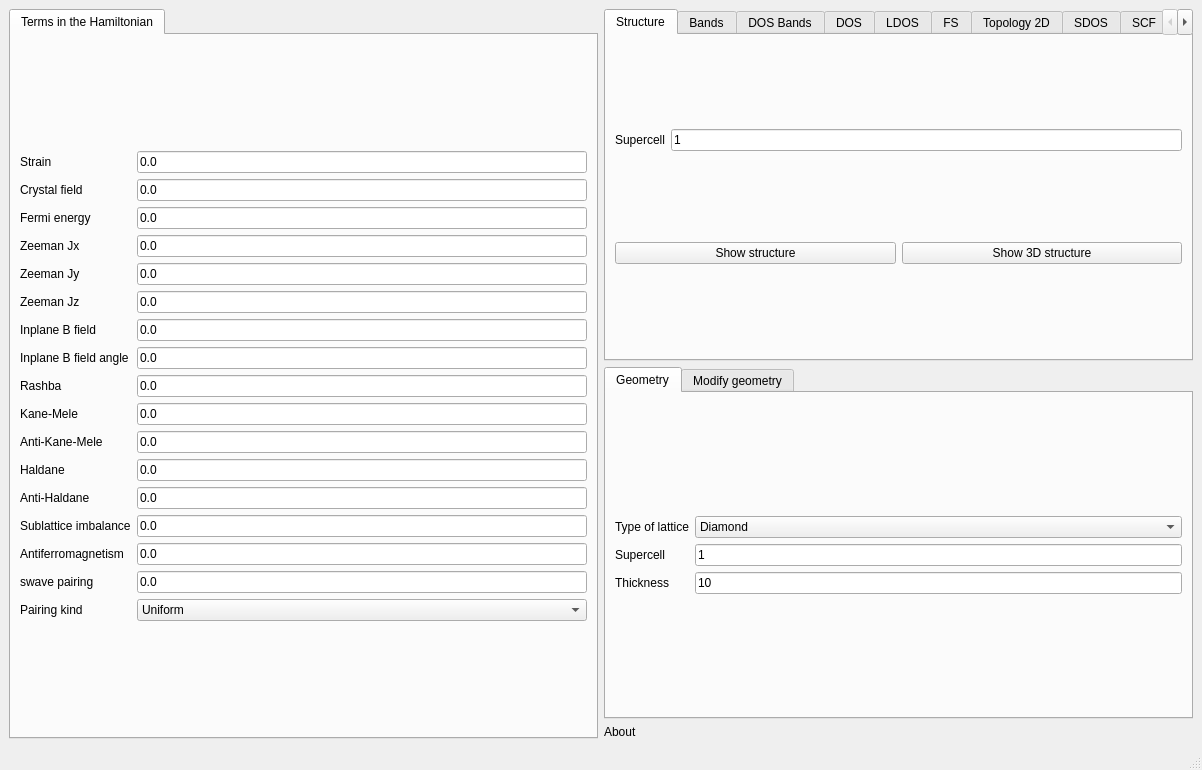
<?xml version="1.0" encoding="UTF-8"?>
<ui version="4.0">
 <class>MainWindow</class>
 <widget class="QMainWindow" name="MainWindow">
  <property name="geometry">
   <rect>
    <x>0</x>
    <y>0</y>
    <width>1202</width>
    <height>770</height>
   </rect>
  </property>
  <property name="windowTitle">
   <string>2D films</string>
  </property>
  <widget class="QWidget" name="centralwidget">
   <layout class="QGridLayout" name="gridLayout_13">
    <item row="1" column="1">
     <widget class="QTabWidget" name="tabWidget">
      <property name="currentIndex">
       <number>0</number>
      </property>
      <property name="documentMode">
       <bool>false</bool>
      </property>
      <property name="tabsClosable">
       <bool>false</bool>
      </property>
      <property name="movable">
       <bool>false</bool>
      </property>
      <widget class="QWidget" name="tab_2">
       <attribute name="title">
        <string>Geometry</string>
       </attribute>
       <layout class="QGridLayout" name="gridLayout_26">
        <item row="0" column="0">
         <layout class="QGridLayout" name="gridLayout_4">
          <item row="1" column="1">
           <widget class="QLineEdit" name="nsuper">
            <property name="text">
             <string>1</string>
            </property>
           </widget>
          </item>
          <item row="1" column="0">
           <widget class="QLabel" name="label_6">
            <property name="text">
             <string>Supercell</string>
            </property>
           </widget>
          </item>
          <item row="0" column="0">
           <widget class="QLabel" name="label_8">
            <property name="text">
             <string>Type of lattice</string>
            </property>
           </widget>
          </item>
          <item row="0" column="1">
           <widget class="QComboBox" name="lattice">
            <item>
             <property name="text">
              <string>Diamond</string>
             </property>
            </item>
            <item>
             <property name="text">
              <string>Cubic</string>
             </property>
            </item>
            <item>
             <property name="text">
              <string>Pyrochlore</string>
             </property>
            </item>
            <item>
             <property name="text">
              <string>Hyperhoneycomb</string>
             </property>
            </item>
           </widget>
          </item>
          <item row="2" column="1">
           <widget class="QLineEdit" name="thickness">
            <property name="text">
             <string>10</string>
            </property>
           </widget>
          </item>
          <item row="2" column="0">
           <widget class="QLabel" name="label_43">
            <property name="text">
             <string>Thickness</string>
            </property>
           </widget>
          </item>
         </layout>
        </item>
       </layout>
      </widget>
      <widget class="QWidget" name="tab_14">
       <attribute name="title">
        <string>Modify geometry</string>
       </attribute>
       <layout class="QVBoxLayout" name="verticalLayout">
        <item>
         <layout class="QGridLayout" name="gridLayout_27">
          <item row="0" column="0">
           <widget class="QCheckBox" name="remove_single_bonded">
            <property name="toolTip">
             <string>Remove atoms that have a single bond in the structure</string>
            </property>
            <property name="text">
             <string>Remove single bonds</string>
            </property>
            <property name="checked">
             <bool>true</bool>
            </property>
           </widget>
          </item>
          <item row="1" column="0">
           <widget class="QCheckBox" name="remove_selected">
            <property name="text">
             <string>Remove selected atoms</string>
            </property>
           </widget>
          </item>
          <item row="2" column="0">
           <widget class="QPushButton" name="select_atoms_removal">
            <property name="text">
             <string>Select atoms to remove</string>
            </property>
           </widget>
          </item>
         </layout>
        </item>
       </layout>
      </widget>
     </widget>
    </item>
    <item row="2" column="1">
     <widget class="QLabel" name="label_46">
      <property name="toolTip">
       <string>This module allows to compute heterostructures consisting of two different films. You have to specify the parameters of the two films</string>
      </property>
      <property name="text">
       <string>About</string>
      </property>
     </widget>
    </item>
    <item row="0" column="0" rowspan="3">
     <widget class="QTabWidget" name="tabWidget_2">
      <property name="currentIndex">
       <number>0</number>
      </property>
      <widget class="QWidget" name="tab_3">
       <attribute name="title">
        <string>Terms in the Hamiltonian</string>
       </attribute>
       <layout class="QGridLayout" name="gridLayout_14">
        <item row="0" column="0">
         <layout class="QGridLayout" name="gridLayout">
          <item row="15" column="0">
           <widget class="QLabel" name="label_26">
            <property name="text">
             <string>swave pairing</string>
            </property>
           </widget>
          </item>
          <item row="9" column="0">
           <widget class="QLabel" name="label_11">
            <property name="text">
             <string>Kane-Mele</string>
            </property>
           </widget>
          </item>
          <item row="11" column="1">
           <widget class="QLineEdit" name="haldane">
            <property name="text">
             <string>0.0</string>
            </property>
           </widget>
          </item>
          <item row="0" column="0">
           <widget class="QLabel" name="label_44">
            <property name="text">
             <string>Strain</string>
            </property>
           </widget>
          </item>
          <item row="3" column="0">
           <widget class="QLabel" name="label_3">
            <property name="text">
             <string>Zeeman Jx</string>
            </property>
           </widget>
          </item>
          <item row="14" column="0">
           <widget class="QLabel" name="label_13">
            <property name="text">
             <string>Antiferromagnetism</string>
            </property>
           </widget>
          </item>
          <item row="8" column="0">
           <widget class="QLabel" name="label_10">
            <property name="text">
             <string>Rashba</string>
            </property>
           </widget>
          </item>
          <item row="15" column="1">
           <widget class="QLineEdit" name="swave">
            <property name="text">
             <string>0.0</string>
            </property>
           </widget>
          </item>
          <item row="14" column="1">
           <widget class="QLineEdit" name="mAF">
            <property name="text">
             <string>0.0</string>
            </property>
           </widget>
          </item>
          <item row="9" column="1">
           <widget class="QLineEdit" name="kanemele">
            <property name="text">
             <string>0.0</string>
            </property>
           </widget>
          </item>
          <item row="5" column="0">
           <widget class="QLabel" name="label_5">
            <property name="text">
             <string>Zeeman Jz</string>
            </property>
           </widget>
          </item>
          <item row="4" column="1">
           <widget class="QLineEdit" name="By">
            <property name="text">
             <string>0.0</string>
            </property>
           </widget>
          </item>
          <item row="0" column="1">
           <widget class="QLineEdit" name="strain">
            <property name="text">
             <string>0.0</string>
            </property>
           </widget>
          </item>
          <item row="13" column="0">
           <widget class="QLabel" name="label_12">
            <property name="text">
             <string>Sublattice imbalance</string>
            </property>
           </widget>
          </item>
          <item row="4" column="0">
           <widget class="QLabel" name="label_4">
            <property name="text">
             <string>Zeeman Jy</string>
            </property>
           </widget>
          </item>
          <item row="2" column="1">
           <widget class="QLineEdit" name="fermi">
            <property name="enabled">
             <bool>true</bool>
            </property>
            <property name="text">
             <string>0.0</string>
            </property>
           </widget>
          </item>
          <item row="2" column="0">
           <widget class="QLabel" name="label">
            <property name="text">
             <string>Fermi energy</string>
            </property>
           </widget>
          </item>
          <item row="10" column="0">
           <widget class="QLabel" name="label_36">
            <property name="text">
             <string>Anti-Kane-Mele</string>
            </property>
           </widget>
          </item>
          <item row="13" column="1">
           <widget class="QLineEdit" name="mAB">
            <property name="text">
             <string>0.0</string>
            </property>
           </widget>
          </item>
          <item row="10" column="1">
           <widget class="QLineEdit" name="antikanemele">
            <property name="text">
             <string>0.0</string>
            </property>
           </widget>
          </item>
          <item row="11" column="0">
           <widget class="QLabel" name="label_24">
            <property name="text">
             <string>Haldane</string>
            </property>
           </widget>
          </item>
          <item row="8" column="1">
           <widget class="QLineEdit" name="rashba">
            <property name="text">
             <string>0.0</string>
            </property>
           </widget>
          </item>
          <item row="3" column="1">
           <widget class="QLineEdit" name="Bx">
            <property name="text">
             <string>0.0</string>
            </property>
           </widget>
          </item>
          <item row="12" column="1">
           <widget class="QLineEdit" name="antihaldane">
            <property name="text">
             <string>0.0</string>
            </property>
           </widget>
          </item>
          <item row="5" column="1">
           <widget class="QLineEdit" name="Bz">
            <property name="text">
             <string>0.0</string>
            </property>
           </widget>
          </item>
          <item row="12" column="0">
           <widget class="QLabel" name="label_25">
            <property name="text">
             <string>Anti-Haldane</string>
            </property>
           </widget>
          </item>
          <item row="16" column="1">
           <widget class="QComboBox" name="pairing_type">
            <item>
             <property name="text">
              <string>Uniform</string>
             </property>
            </item>
            <item>
             <property name="text">
              <string>One sublattice</string>
             </property>
            </item>
            <item>
             <property name="text">
              <string>sigma_z</string>
             </property>
            </item>
            <item>
             <property name="text">
              <string>Haldane</string>
             </property>
            </item>
            <item>
             <property name="text">
              <string>AntiHaldane</string>
             </property>
            </item>
           </widget>
          </item>
          <item row="16" column="0">
           <widget class="QLabel" name="label_53">
            <property name="text">
             <string>Pairing kind</string>
            </property>
           </widget>
          </item>
          <item row="6" column="0">
           <widget class="QLabel" name="label_37">
            <property name="text">
             <string>Inplane B field</string>
            </property>
           </widget>
          </item>
          <item row="6" column="1">
           <widget class="QLineEdit" name="inplaneb">
            <property name="toolTip">
             <string>Inplane magnetic field</string>
            </property>
            <property name="text">
             <string>0.0</string>
            </property>
           </widget>
          </item>
          <item row="7" column="1">
           <widget class="QLineEdit" name="inplaneb_phi">
            <property name="toolTip">
             <string>Angle of the inplane magnetic field</string>
            </property>
            <property name="text">
             <string>0.0</string>
            </property>
           </widget>
          </item>
          <item row="7" column="0">
           <widget class="QLabel" name="label_38">
            <property name="text">
             <string>Inplane B field angle</string>
            </property>
           </widget>
          </item>
          <item row="1" column="0">
           <widget class="QLabel" name="label_16">
            <property name="text">
             <string>Crystal field</string>
            </property>
           </widget>
          </item>
          <item row="1" column="1">
           <widget class="QLineEdit" name="crystalfield">
            <property name="text">
             <string>0.0</string>
            </property>
           </widget>
          </item>
         </layout>
        </item>
       </layout>
      </widget>
     </widget>
    </item>
    <item row="0" column="1">
     <widget class="QTabWidget" name="tabWidget_3">
      <property name="currentIndex">
       <number>0</number>
      </property>
      <widget class="QWidget" name="tab_4">
       <attribute name="title">
        <string>Structure</string>
       </attribute>
       <layout class="QGridLayout" name="gridLayout_15">
        <item row="1" column="0">
         <widget class="QPushButton" name="show_structure">
          <property name="text">
           <string>Show structure</string>
          </property>
         </widget>
        </item>
        <item row="1" column="1">
         <widget class="QPushButton" name="show_structure_3d">
          <property name="text">
           <string>Show 3D structure</string>
          </property>
         </widget>
        </item>
        <item row="0" column="0" colspan="2">
         <layout class="QGridLayout" name="gridLayout_3">
          <item row="0" column="0">
           <widget class="QLabel" name="label_7">
            <property name="text">
             <string>Supercell</string>
            </property>
           </widget>
          </item>
          <item row="0" column="1">
           <widget class="QLineEdit" name="nsuper_struct">
            <property name="text">
             <string>1</string>
            </property>
           </widget>
          </item>
         </layout>
        </item>
       </layout>
      </widget>
      <widget class="QWidget" name="tab_5">
       <attribute name="title">
        <string>Bands</string>
       </attribute>
       <layout class="QGridLayout" name="gridLayout_16">
        <item row="0" column="0">
         <widget class="QPushButton" name="show_bands">
          <property name="text">
           <string>Band structure</string>
          </property>
         </widget>
        </item>
        <item row="1" column="0">
         <layout class="QGridLayout" name="gridLayout_2">
          <item row="1" column="1">
           <widget class="QLineEdit" name="nk_bands">
            <property name="text">
             <string>100</string>
            </property>
           </widget>
          </item>
          <item row="0" column="0">
           <widget class="QLabel" name="label_15">
            <property name="text">
             <string>Operator</string>
            </property>
           </widget>
          </item>
          <item row="0" column="1">
           <widget class="QComboBox" name="bands_color">
            <property name="currentIndex">
             <number>0</number>
            </property>
            <item>
             <property name="text">
              <string>None</string>
             </property>
            </item>
            <item>
             <property name="text">
              <string>z-position</string>
             </property>
            </item>
            <item>
             <property name="text">
              <string>Sx</string>
             </property>
            </item>
            <item>
             <property name="text">
              <string>Sy</string>
             </property>
            </item>
            <item>
             <property name="text">
              <string>Sz</string>
             </property>
            </item>
            <item>
             <property name="text">
              <string>Valley</string>
             </property>
            </item>
            <item>
             <property name="text">
              <string>IPR</string>
             </property>
            </item>
           </widget>
          </item>
          <item row="1" column="0">
           <widget class="QLabel" name="label_9">
            <property name="text">
             <string># kpoints</string>
            </property>
           </widget>
          </item>
         </layout>
        </item>
       </layout>
      </widget>
      <widget class="QWidget" name="tab_9">
       <attribute name="title">
        <string>DOS Bands</string>
       </attribute>
       <layout class="QGridLayout" name="gridLayout_17">
        <item row="0" column="0">
         <layout class="QGridLayout" name="gridLayout_11">
          <item row="0" column="1">
           <widget class="QLineEdit" name="delta_kbands">
            <property name="text">
             <string>0.01</string>
            </property>
           </widget>
          </item>
          <item row="0" column="0">
           <widget class="QLabel" name="label_27">
            <property name="text">
             <string>Smearing</string>
            </property>
           </widget>
          </item>
          <item row="1" column="1">
           <widget class="QLineEdit" name="ne_kbands">
            <property name="text">
             <string>400</string>
            </property>
           </widget>
          </item>
          <item row="1" column="0">
           <widget class="QLabel" name="label_28">
            <property name="text">
             <string># of energies</string>
            </property>
           </widget>
          </item>
          <item row="2" column="0">
           <widget class="QLabel" name="label_29">
            <property name="text">
             <string>Energy window</string>
            </property>
           </widget>
          </item>
          <item row="2" column="1">
           <widget class="QLineEdit" name="window_kbands">
            <property name="text">
             <string>3.0</string>
            </property>
           </widget>
          </item>
          <item row="3" column="0">
           <widget class="QLabel" name="label_30">
            <property name="text">
             <string>KPM scale</string>
            </property>
           </widget>
          </item>
          <item row="3" column="1">
           <widget class="QLineEdit" name="scale_kbands">
            <property name="text">
             <string>10.0</string>
            </property>
           </widget>
          </item>
          <item row="4" column="0">
           <widget class="QLabel" name="label_31">
            <property name="text">
             <string># vectors</string>
            </property>
           </widget>
          </item>
          <item row="4" column="1">
           <widget class="QLineEdit" name="nv_kbands">
            <property name="text">
             <string>10</string>
            </property>
           </widget>
          </item>
         </layout>
        </item>
        <item row="1" column="0">
         <widget class="QPushButton" name="show_dosbands">
          <property name="toolTip">
           <string>This is equivalent to band structure calculation, but it can be applied for very large systems</string>
          </property>
          <property name="text">
           <string>Show DOS Bands</string>
          </property>
         </widget>
        </item>
       </layout>
      </widget>
      <widget class="QWidget" name="tab_6">
       <attribute name="title">
        <string>DOS</string>
       </attribute>
       <layout class="QGridLayout" name="gridLayout_5">
        <item row="0" column="0">
         <layout class="QGridLayout" name="gridLayout_36">
          <item row="0" column="0">
           <widget class="QLabel" name="label_50">
            <property name="text">
             <string># of kpoints</string>
            </property>
           </widget>
          </item>
          <item row="1" column="0">
           <widget class="QLabel" name="label_51">
            <property name="text">
             <string>Energy window</string>
            </property>
           </widget>
          </item>
          <item row="1" column="1">
           <widget class="QLineEdit" name="dos_ewindow">
            <property name="text">
             <string>3.0</string>
            </property>
           </widget>
          </item>
          <item row="2" column="1">
           <widget class="QLineEdit" name="dos_delta">
            <property name="text">
             <string>0.01</string>
            </property>
           </widget>
          </item>
          <item row="2" column="0">
           <widget class="QLabel" name="label_48">
            <property name="text">
             <string>Smearing</string>
            </property>
           </widget>
          </item>
          <item row="0" column="1">
           <widget class="QLineEdit" name="dos_nk">
            <property name="text">
             <string>100</string>
            </property>
           </widget>
          </item>
         </layout>
        </item>
        <item row="1" column="0">
         <widget class="QPushButton" name="show_dos">
          <property name="text">
           <string>Density of states</string>
          </property>
         </widget>
        </item>
       </layout>
      </widget>
      <widget class="QWidget" name="tab_7">
       <attribute name="title">
        <string>LDOS</string>
       </attribute>
       <layout class="QGridLayout" name="gridLayout_19">
        <item row="0" column="0">
         <layout class="QGridLayout" name="gridLayout_6">
          <item row="2" column="1">
           <widget class="QLineEdit" name="nk_ldos">
            <property name="text">
             <string>20</string>
            </property>
           </widget>
          </item>
          <item row="3" column="1">
           <widget class="QLineEdit" name="delta_ldos">
            <property name="text">
             <string>0.01</string>
            </property>
           </widget>
          </item>
          <item row="2" column="0">
           <widget class="QLabel" name="label_17">
            <property name="text">
             <string># of kpoints</string>
            </property>
           </widget>
          </item>
          <item row="3" column="0">
           <widget class="QLabel" name="label_18">
            <property name="text">
             <string>Smearing</string>
            </property>
           </widget>
          </item>
          <item row="0" column="0">
           <widget class="QLabel" name="label_2">
            <property name="text">
             <string>Energy window</string>
            </property>
           </widget>
          </item>
          <item row="0" column="1">
           <widget class="QLineEdit" name="window_ldos">
            <property name="text">
             <string>0.5</string>
            </property>
           </widget>
          </item>
          <item row="1" column="0">
           <widget class="QLabel" name="label_35">
            <property name="text">
             <string># of energies</string>
            </property>
           </widget>
          </item>
          <item row="1" column="1">
           <widget class="QLineEdit" name="ne_ldos">
            <property name="text">
             <string>300</string>
            </property>
           </widget>
          </item>
         </layout>
        </item>
        <item row="1" column="0">
         <widget class="QPushButton" name="show_ldos">
          <property name="text">
           <string>Show LDOS</string>
          </property>
         </widget>
        </item>
       </layout>
      </widget>
      <widget class="QWidget" name="tab_15">
       <attribute name="title">
        <string>FS</string>
       </attribute>
       <layout class="QGridLayout" name="gridLayout_29">
        <item row="0" column="0">
         <layout class="QGridLayout" name="gridLayout_28">
          <item row="0" column="1">
           <widget class="QLineEdit" name="fs_ewindow">
            <property name="text">
             <string>2.0</string>
            </property>
           </widget>
          </item>
          <item row="1" column="1">
           <widget class="QLineEdit" name="fs_delta">
            <property name="text">
             <string>0.05</string>
            </property>
           </widget>
          </item>
          <item row="2" column="1">
           <widget class="QLineEdit" name="fs_nk">
            <property name="text">
             <string>30</string>
            </property>
           </widget>
          </item>
          <item row="0" column="0">
           <widget class="QLabel" name="label_42">
            <property name="text">
             <string>Energy window</string>
            </property>
           </widget>
          </item>
          <item row="1" column="0">
           <widget class="QLabel" name="label_49">
            <property name="text">
             <string>Smearing</string>
            </property>
           </widget>
          </item>
          <item row="2" column="0">
           <widget class="QLabel" name="label_52">
            <property name="text">
             <string>Number of kpoints</string>
            </property>
           </widget>
          </item>
          <item row="3" column="0" colspan="2">
           <widget class="QPushButton" name="show_fermi_surface">
            <property name="text">
             <string>Show Fermi surface</string>
            </property>
           </widget>
          </item>
         </layout>
        </item>
       </layout>
      </widget>
      <widget class="QWidget" name="tab_10">
       <attribute name="title">
        <string>Topology 2D</string>
       </attribute>
       <layout class="QGridLayout" name="gridLayout_20">
        <item row="0" column="0">
         <layout class="QGridLayout" name="gridLayout_8">
          <item row="0" column="1">
           <widget class="QLineEdit" name="topology_nk">
            <property name="text">
             <string>200</string>
            </property>
           </widget>
          </item>
          <item row="0" column="0">
           <widget class="QLabel" name="label_19">
            <property name="text">
             <string># kpoints</string>
            </property>
           </widget>
          </item>
         </layout>
        </item>
        <item row="0" column="1">
         <layout class="QGridLayout" name="gridLayout_7">
          <item row="3" column="0">
           <widget class="QPushButton" name="show_chern">
            <property name="enabled">
             <bool>true</bool>
            </property>
            <property name="text">
             <string>Chern number</string>
            </property>
           </widget>
          </item>
          <item row="2" column="0">
           <widget class="QPushButton" name="show_z2">
            <property name="text">
             <string>Z2 invariant</string>
            </property>
           </widget>
          </item>
          <item row="1" column="0">
           <widget class="QPushButton" name="show_berry2d">
            <property name="text">
             <string>2D Berry curvature</string>
            </property>
           </widget>
          </item>
          <item row="0" column="0">
           <widget class="QPushButton" name="show_berry1d">
            <property name="text">
             <string>1D Berry curvature</string>
            </property>
           </widget>
          </item>
         </layout>
        </item>
       </layout>
      </widget>
      <widget class="QWidget" name="tab">
       <attribute name="title">
        <string>SDOS</string>
       </attribute>
       <layout class="QGridLayout" name="gridLayout_21">
        <item row="0" column="0">
         <layout class="QGridLayout" name="gridLayout_9">
          <item row="0" column="1">
           <widget class="QLineEdit" name="ewindow_kdos">
            <property name="text">
             <string>0.5</string>
            </property>
           </widget>
          </item>
          <item row="0" column="0">
           <widget class="QLabel" name="label_20">
            <property name="text">
             <string>Energy window</string>
            </property>
           </widget>
          </item>
          <item row="1" column="1">
           <widget class="QLineEdit" name="mesh_kdos">
            <property name="text">
             <string>100</string>
            </property>
           </widget>
          </item>
          <item row="1" column="0">
           <widget class="QLabel" name="label_21">
            <property name="text">
             <string># of points</string>
            </property>
           </widget>
          </item>
         </layout>
        </item>
        <item row="1" column="0">
         <widget class="QPushButton" name="show_kdos">
          <property name="text">
           <string>Show Surface DOS</string>
          </property>
         </widget>
        </item>
       </layout>
      </widget>
      <widget class="QWidget" name="tab_8">
       <attribute name="title">
        <string>SCF</string>
       </attribute>
       <layout class="QGridLayout" name="gridLayout_22">
        <item row="0" column="0">
         <widget class="QTabWidget" name="tabWidget_4">
          <property name="currentIndex">
           <number>1</number>
          </property>
          <widget class="QWidget" name="tab_12">
           <attribute name="title">
            <string>Basic</string>
           </attribute>
           <layout class="QGridLayout" name="gridLayout_23">
            <item row="0" column="0" colspan="2">
             <layout class="QGridLayout" name="gridLayout_10">
              <item row="0" column="1">
               <widget class="QComboBox" name="scf_initialization">
                <item>
                 <property name="text">
                  <string>antiferro</string>
                 </property>
                </item>
                <item>
                 <property name="text">
                  <string>ferro</string>
                 </property>
                </item>
                <item>
                 <property name="text">
                  <string>random</string>
                 </property>
                </item>
               </widget>
              </item>
              <item row="0" column="0">
               <widget class="QLabel" name="label_22">
                <property name="text">
                 <string>Initialization</string>
                </property>
               </widget>
              </item>
              <item row="1" column="0">
               <widget class="QLabel" name="label_23">
                <property name="text">
                 <string>Hubbard</string>
                </property>
               </widget>
              </item>
              <item row="1" column="1">
               <widget class="QLineEdit" name="hubbard">
                <property name="text">
                 <string>2.0</string>
                </property>
               </widget>
              </item>
              <item row="2" column="0">
               <widget class="QLabel" name="label_34">
                <property name="text">
                 <string>Filling</string>
                </property>
               </widget>
              </item>
              <item row="2" column="1">
               <widget class="QLineEdit" name="filling_scf">
                <property name="text">
                 <string>0.5</string>
                </property>
               </widget>
              </item>
             </layout>
            </item>
            <item row="1" column="0">
             <widget class="QCheckBox" name="do_scf">
              <property name="text">
               <string>Include mean field</string>
              </property>
             </widget>
            </item>
            <item row="1" column="1">
             <widget class="QPushButton" name="solve_scf">
              <property name="text">
               <string>Solve SCF</string>
              </property>
             </widget>
            </item>
           </layout>
          </widget>
          <widget class="QWidget" name="tab_11">
           <attribute name="title">
            <string>Convergence</string>
           </attribute>
           <layout class="QGridLayout" name="gridLayout_24">
            <item row="0" column="0">
             <layout class="QGridLayout" name="gridLayout_12">
              <item row="0" column="0">
               <widget class="QLabel" name="label_32">
                <property name="text">
                 <string>Mixing</string>
                </property>
               </widget>
              </item>
              <item row="1" column="0">
               <widget class="QLabel" name="label_14">
                <property name="text">
                 <string># of kpoints</string>
                </property>
               </widget>
              </item>
              <item row="1" column="1">
               <widget class="QLineEdit" name="nk_scf">
                <property name="text">
                 <string>10</string>
                </property>
               </widget>
              </item>
              <item row="0" column="1">
               <widget class="QLineEdit" name="mix_scf">
                <property name="text">
                 <string>0.9</string>
                </property>
               </widget>
              </item>
              <item row="2" column="0">
               <widget class="QLabel" name="label_33">
                <property name="text">
                 <string>Smearing</string>
                </property>
               </widget>
              </item>
              <item row="2" column="1">
               <widget class="QLineEdit" name="smearing_scf">
                <property name="text">
                 <string>0.01</string>
                </property>
               </widget>
              </item>
             </layout>
            </item>
           </layout>
          </widget>
         </widget>
        </item>
       </layout>
      </widget>
      <widget class="QWidget" name="tab_13">
       <attribute name="title">
        <string>Magnetism</string>
       </attribute>
       <layout class="QGridLayout" name="gridLayout_25">
        <item row="0" column="0">
         <widget class="QPushButton" name="show_magnetism">
          <property name="text">
           <string>Show magnetism</string>
          </property>
         </widget>
        </item>
       </layout>
      </widget>
     </widget>
    </item>
   </layout>
  </widget>
  <widget class="QMenuBar" name="menubar">
   <property name="geometry">
    <rect>
     <x>0</x>
     <y>0</y>
     <width>1202</width>
     <height>25</height>
    </rect>
   </property>
  </widget>
  <widget class="QStatusBar" name="statusbar"/>
 </widget>
 <resources/>
 <connections/>
</ui>
